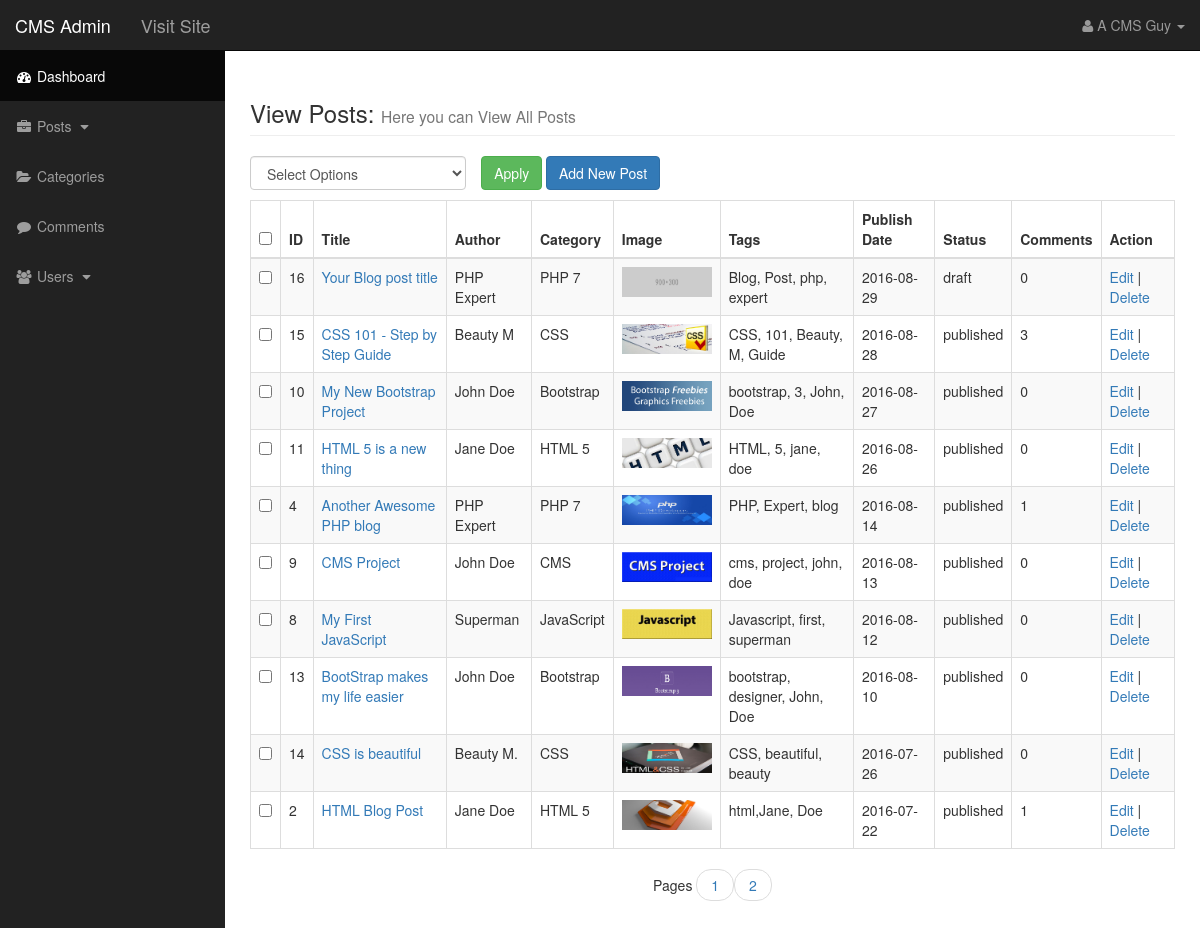
Before: /admin/posts.php (signed in) with the older database file.
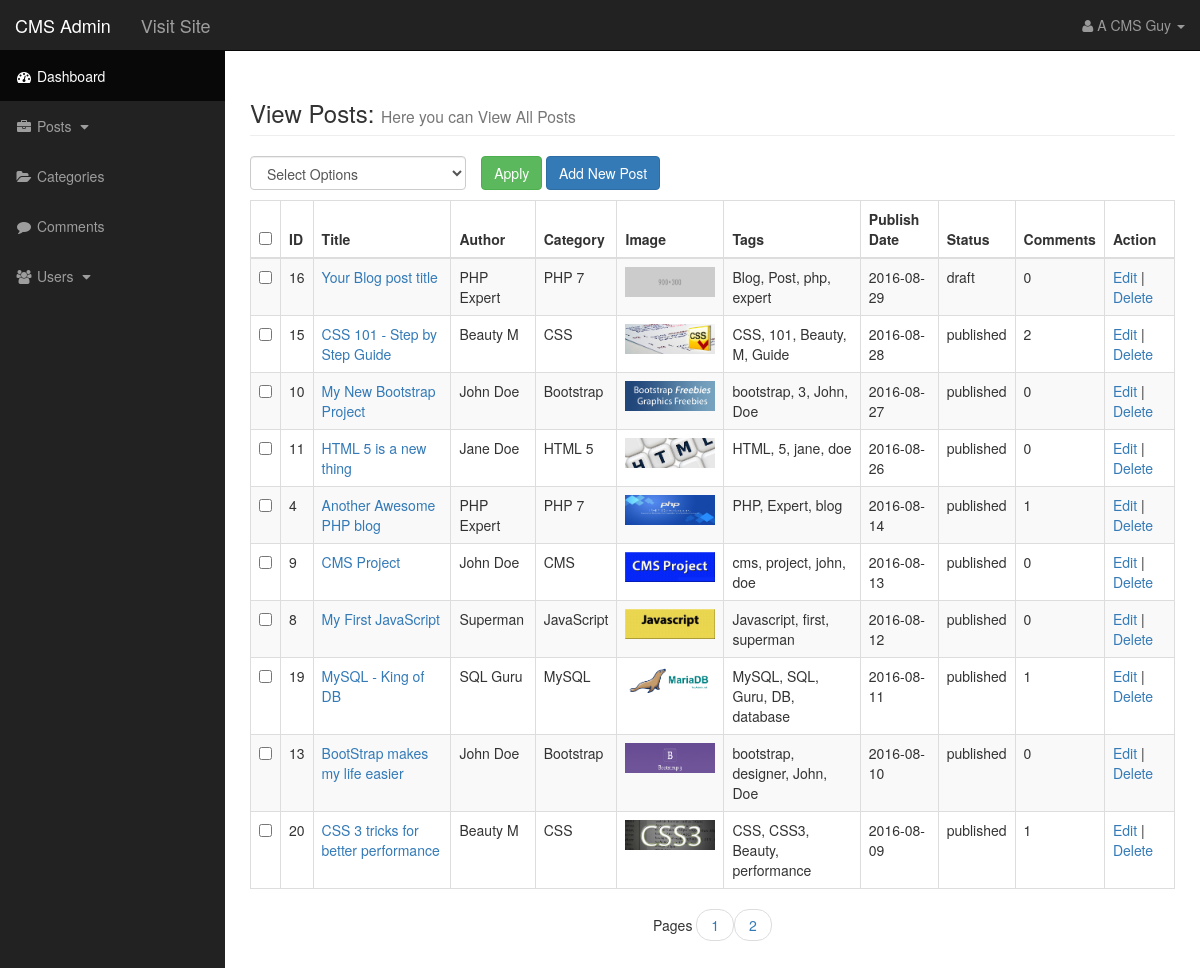
After: the same page with the newer database file.
### tables this page shows
CREATE TABLE `posts` (
  `post_id` int(3) NOT NULL,
  `post_category_id` int(3) NOT NULL,
  `post_title` varchar(255) NOT NULL,
  `post_author` varchar(255) NOT NULL,
  `post_date` date NOT NULL,
  `post_image` varchar(255) NOT NULL,
  `post_content` text NOT NULL,
  `post_tags` text NOT NULL,
  `post_status` varchar(255) NOT NULL,
  `post_comment_count` int(11) NOT NULL
);

### admin/functions.php (the view, shortened to what the changed rows need)
<?php
    function categoryName($cat_id){
        global $connection;
        $query = "SELECT * FROM categories WHERE cat_id = $cat_id ";
        $category_name = mysqli_query($connection,$query);
        while($row = mysqli_fetch_assoc($category_name)){
        $cat_title = $row['cat_title'];
        return $cat_title;
        }
    }
    function queryAllPosts(){
        global $connection;
        $query = "SELECT * FROM posts";
        $select_all_posts = mysqli_query($connection,$query);
        while($row = mysqli_fetch_assoc($select_all_posts)){
            $post_id = $row['post_id'];
            $post_category_id = $row['post_category_id'];
            $post_title = $row['post_title'];
            $post_author = $row['post_author'];
            $post_date = $row['post_date'];
            $post_image = $row['post_image'];
            $post_content = $row['post_content'];
            $post_content = mb_substr($post_content, 0, 25);
            $post_tags = $row['post_tags'];
            $post_status = $row['post_status'];
            $post_comment_count = $row['post_comment_count'];
            $post_category_name = categoryName($post_category_id);
            $rows[] = compact('post_id','post_status','post_title','post_content','post_category_id','post_author','post_tags','post_image','post_date','post_comment_count','post_category_name');
        }
            return $rows;
     }
    function viewPosts(){
         $new_array = queryAllPosts();
        if (empty($new_array)) {
            echo "<div class='alert alert-danger'>";
            echo "<a href='#' class='close' data-dismiss='alert' aria-label='close'>&times;</a>";
            echo "No Posts Found. Try adding some posts first !!";
            echo "</div>";
        }
        else{
            $new_array = arraySort($new_array, 'post_date', SORT_DESC);
            if (isset($_GET['page'])) {
                $pagePerPost = escapeString($_GET['page']);
            }
            else{
                $pagePerPost = "";
            }
            if ($pagePerPost == 1 || $pagePerPost == "" ) {
                         $page_1 = 0;
            }
            else{
                $page_1 = ($pagePerPost * 10) - 10;
            }
            $new_array = array_slice($new_array, $page_1, 10);
            foreach ($new_array as $key => $value) {
                echo "<tr>";
                echo "<td class='hide-m'> <input class='checkBoxes' type='checkbox' name='checkBoxArray[]' value='{$value['post_id']}'> </td>";
                echo "<td class='hide-m'>{$value['post_id']}</td>";
                echo "<td><a href='../post.php?p_id={$value['post_id']}' target='_blank'>{$value['post_title']}</a></td>";
                echo "<td>{$value['post_author']}</td>";
                echo "<td class='hide-m'>{$value['post_category_name']}</td>";
                echo "<td class='hide-m'><img src='../images/{$value['post_image']}' width='90em'></td>";
                echo "<td class='hide-m'>{$value['post_tags']}</td>";
                echo "<td class='hide-m'>{$value['post_date']}</td>";
                echo "<td>{$value['post_status']}</td>";
                echo "<td class='hide-m'>{$value['post_comment_count']}</td>";
                echo "<td><a href='posts.php?source=edit_post&post_id={$value['post_id']}'> Edit</a> | ";
                echo "<a href='#' rel='posts.php?delete={$value['post_id']}' class='delete_link'> Delete </a></td>";
                echo "</tr>";
            }
        }
    }
    function myPaginationAllPosts(){
        $new_array = queryAllPosts();
        $count = ceil(count($new_array) / 10);
        if (isset($_GET['page'])) {
                $pagePerPost = escapeString($_GET['page']);
        }
        else{
            $pagePerPost = "";
        }
        if ($count >= 2) {
            echo "<ul class='pager'> Pages ";
                for ($i=1; $i <= $count ; $i++) {
                    if ($i == $pagePerPost) {
                        echo "<li><a class='active_link' href='/admin/posts.php?page={$i}'>$i</a></li>";
                    }
                    else{
                        echo "<li><a href='/admin/posts.php?page={$i}'>$i</a></li>";
                    }
                }
            echo "</ul>";
        }
    }
    function diffCrudInPosts (){
        if (isset($_GET['source'])) {
            $source = escapeString($_GET['source']);
        }
        else{
            $source = "";
        }
        switch ($source) {
            default:
                include "includes/view_all_posts.php";
                break;
        }
    }
    function arraySort($array, $on, $order=SORT_ASC){
        $new_array = array();
        $sortable_array = array();
        if (count($array) > 0) {
            foreach ($array as $k => $v) {
                if (is_array($v)) {
                    foreach ($v as $k2 => $v2) {
                        if ($k2 == $on) {
                            $sortable_array[$k] = $v2;
                        }
                    }
                } else {
                $sortable_array[$k] = $v;
                }
            }
            switch ($order) {
                case SORT_DESC:
                    arsort($sortable_array);
                break;
            }
            foreach ($sortable_array as $k => $v) {
                $new_array[$k] = $array[$k];
            }
        }
        return $new_array;
    }
?>

Changed rows visible on the page:
no longer on this page (row unchanged): posts: post_id "14", post_title "CSS is beautiful", post_author "Beauty M.", post_category_name "CSS", post_image (picture), post_tags "CSS, beautiful, beauty", post_date "2016-07-26", post_status "published", post_comment_count "0"
no longer on this page (row unchanged): posts: post_id "2", post_title "HTML Blog Post", post_author "Jane Doe", post_category_name "HTML 5", post_image (picture), post_tags "html,Jane, Doe", post_date "2016-07-22", post_status "published", post_comment_count "1"
changed posts "CSS 101 - Step by Step Guide": post_comment_count "3" → "2"
added posts: post_id "19", post_title "MySQL - King of DB", post_author "SQL Guru", post_category_name "MySQL", post_image (picture), post_tags "MySQL, SQL, Guru, DB, database", post_date "2016-08-11", post_status "published", post_comment_count "1"
added posts: post_id "20", post_title "CSS 3 tricks for better performance", post_author "Beauty M", post_category_name "CSS", post_image (picture), post_tags "CSS, CSS3, Beauty, performance", post_date "2016-08-09", post_status "published", post_comment_count "1"
